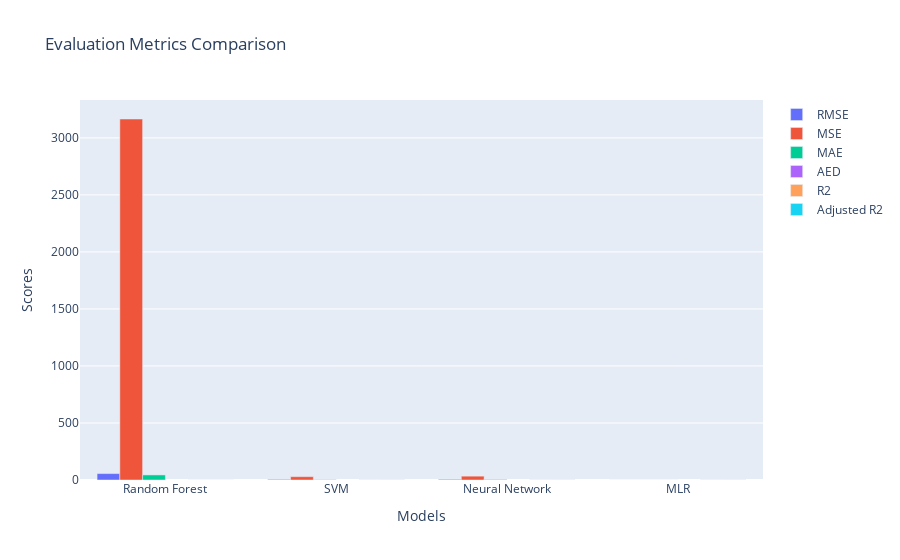

Here is the notebook cell this chart was saved with:
### Markdown cell above
**using test dataset**

### Code cell
# Evaluation metric labels
metric_labels = ['RMSE', 'MSE', 'MAE', 'AED', 'R2', 'Adjusted R2']

# Calculate evaluation metrics using cross-validation for each model
metrics = {
    'RMSE': lambda y_true, y_pred: np.sqrt(mean_squared_error(y_true, y_pred)),
    'MSE': mean_squared_error,
    'MAE': mean_absolute_error,
    'AED': lambda y_true, y_pred: np.abs(np.mean(y_true) - y_pred),
    'R2': r2_score,
    'Adjusted R2': lambda y_true, y_pred: 1 - ((1 - r2_score(y_true, y_pred)) * (len(y_true) - 1) / (len(y_true) - X_train.shape[1] - 1))
}

model_names = ['Random Forest', 'SVM', 'Neural Network', 'MLR']

models = {
    'Random Forest': best_model_random_forest,
    'SVM': best_model_svm,
    'Neural Network': best_model_neural_network,
    'MLR': best_model_mlr
}

# Train each model on the training data and predict the test data
predictions = {}
for model_name in model_names:
    model = models[model_name]
    model.fit(X_train, y_train)  # Train the model
    predictions[model_name] = model.predict(X_test)  # Predict the test data

# Calculate each metric for each model's predictions
metric_scores = {metric: [] for metric in metric_labels}
for model_name in model_names:
    y_pred = predictions[model_name]
    for metric in metric_labels:
        metric_scores[metric].append(metrics[metric](y_test, y_pred))  # Use the test data here

# Plotting the bar chart
fig = go.Figure()

for metric in metric_labels:
    fig.add_trace(go.Bar(
        x=model_names,
        y=metric_scores[metric],
        name=metric
    ))

# Updating the layout
fig.update_layout(
    title='Evaluation Metrics Comparison',
    xaxis_title='Models',
    yaxis_title='Scores',
    barmode='group'
)

# Display the plot
fig.show()

### Figure 1 — Plotly figure (JSON) as saved in the notebook; plotly's stock layout.template omitted (floating-point values rounded to 4 significant figures; data arrays with more than 128 entries replaced by an {"elided": "..."} marker saying what was removed)
{"data": [{"name": "RMSE", "type": "bar", "x": ["Random Forest", "SVM", "Neural Network", "MLR"], "y": [56.26, 5.399, 5.802, 4.254e-14]}, {"name": "MSE", "type": "bar", "x": ["Random Forest", "SVM", "Neural Network", "MLR"], "y": [3166.0, 29.14, 33.66, 1.809e-27]}, {"name": "MAE", "type": "bar", "x": ["Random Forest", "SVM", "Neural Network", "MLR"], "y": [44.63, 3.084, 4.772, 3.454e-14]}, {"name": "AED", "type": "bar", "x": ["Random Forest", "SVM", "Neural Network", "MLR"], "y": {"elided": "4x200 float values"}}, {"name": "R2", "type": "bar", "x": ["Random Forest", "SVM", "Neural Network", "MLR"], "y": [0.1456, 0.9921, 0.9909, 1]}, {"name": "Adjusted R2", "type": "bar", "x": ["Random Forest", "SVM", "Neural Network", "MLR"], "y": [0.1236, 0.9919, 0.9907, 1]}], "layout": {"barmode": "group", "title": {"text": "Evaluation Metrics Comparison"}, "xaxis": {"title": {"text": "Models"}}, "yaxis": {"title": {"text": "Scores"}}}}
